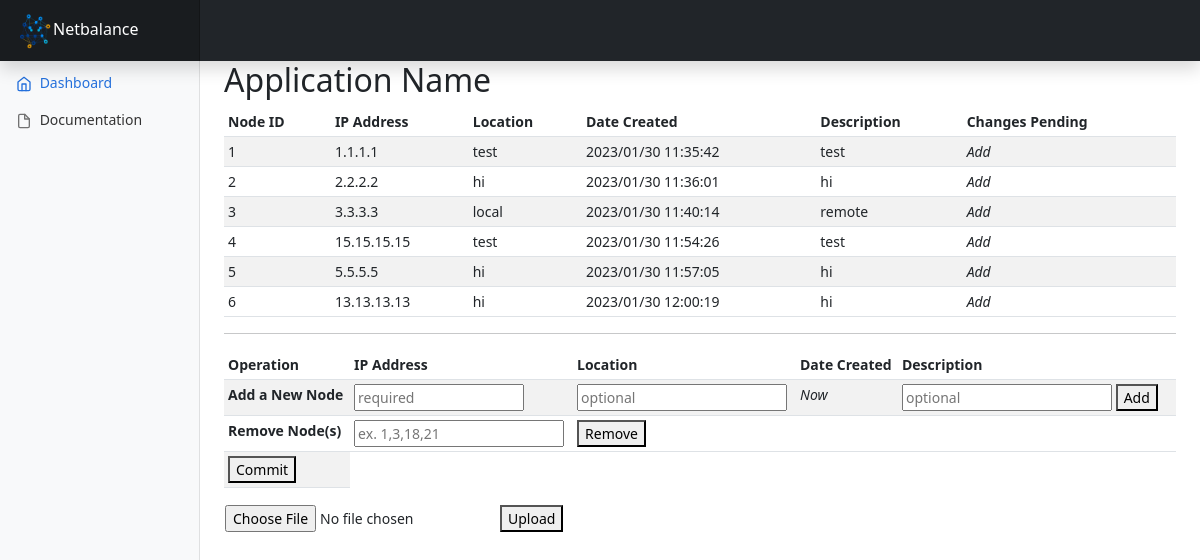
Page /management (signed in) on the earlier database version.
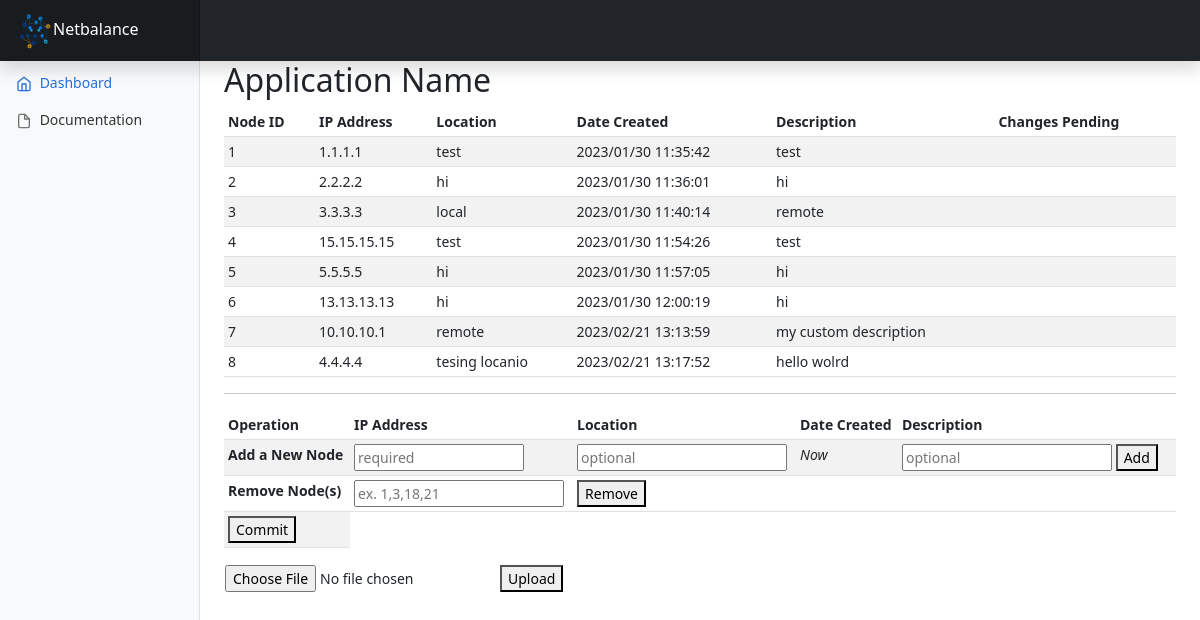
Same page on the later database version.
### netbalanceApp/models.py (models this page shows)
class NewApplication(models.Model):
    app_name = models.CharField(max_length=64)
    location = models.CharField(max_length=128)
    ip = models.CharField(max_length=15)
    date = models.CharField(max_length=8)
    pending_add = models.BooleanField()
    pending_delete = models.BooleanField()
    description = models.CharField(max_length=128)

### netbalanceApp/views.py (the view, shortened to what this page needs)
# urls.py: path('management', views.management, name='management'),
@login_required(login_url='login')
def management(request):
    if 'grafana-post' in request.POST:
        subprocess.call(['curl', '-X', 'POST', '-H', 'Content-Type: application/json', '-d', '{"name":"api_key","role":"Viewer","secondsToLive":3600}', 'http://localhost:3000/api/auth/keys'])
    if 'add' in request.POST:
        location = str(request.POST.get('location'))    #new method
        ip_address = str(request.POST.get('ip')).strip()
        timestamp = datetime.now()
        timestamp = str(timestamp.strftime("%Y/%m/%d %H:%M:%S")).strip()
        description = str(request.POST.get('description'))
        new_node = NewApplication(location=location, ip=ip_address, date=timestamp, pending_add='True', pending_delete='False', description=description)
        new_node.save()
        print(new_node.location, new_node.ip, new_node.date, new_node.pending_add, new_node.pending_delete, new_node.description)  #debugging
        return redirect('management')
    elif request.method == 'GET':
        raw_list = NewApplication.objects.all().values()
        return render(request, 'management.html', {'sql_table': raw_list})
    elif request.method == 'POST' and request.FILES['myfile']:
        uploaded_file = request.FILES['myfile'] #get the file from the request
        fs = FileSystemStorage() #instantiate a file system storage object
        fs.save(uploaded_file.name, uploaded_file) #save the file to the server
        return render(request, 'management.html')

### netbalanceApp/templates/management.html (shortened to what this page needs)
<!DOCTYPE html>
<html lang="en">
	<head>
		<link href="/static/css/bootstrap.min.css" rel="stylesheet" />
		<link href="/static/css/management.css" rel="stylesheet" />
	</head>
	<body>
		<header class="navbar navbar-dark sticky-top bg-dark flex-md-nowrap p-0 shadow">
			<a class="navbar-brand col-md-3 col-lg-2 me-0 px-3 fs-6" href="{% url 'homepage' %}">
			<img src="/static/assets/images/netbalance-180x180.png" width="37" height="37" href="{% url 'homepage' %}" />Netbalance</a>
		</header>
		<div class="container-fluid">
			<div class="row">
				<nav id="sidebarMenu" class="col-md-3 col-lg-2 d-md-block bg-light sidebar collapse">
				<div class="position-sticky pt-3 sidebar-sticky">
					<ul class="nav flex-column">
					<li class="nav-item">
						<a class="nav-link active" aria-current="page" href="#">
						<span data-feather="home" class="align-text-bottom"></span> Dashboard
						</a>
					</li>
					<li class="nav-item">
						<a class="nav-link" href="#">
						<span data-feather="file" class="align-text-bottom"></span> Documentation
						</a>
					</li>
					</ul>
				</div>
				</nav>
				<main class="col-md-9 ms-sm-auto col-lg-10 px-md-4">
					<h2>Application Name</h2>
					<div class="table-responsive">
						<table class="table table-striped table-sm">
							<thead>
								<tr>
									<th scope="col">Node ID</th>
									<th scope="col">IP Address</th>
									<th scope="col">Location</th>
									<th scope="col">Date Created</th>
									<th scope="col">Description</th>
									<th scope="col">Changes Pending</th>
								</tr>
							</thead>
							<tbody>
							{% if not sql_table%}
								<tr>
									<td colspan="6"><i>No nodes added.</i></td>
								</tr>
								{% else %}
								{% for new_entry in sql_table %}
									<tr>
										<td>{{forloop.counter}}</td>
										<td>{{new_entry.ip}}</td>
										<td>{{new_entry.location}}</td>
										<td>{{new_entry.date}}</td>
										<td>{{new_entry.description}}</td>
										{% if new_entry.pending_add %}
											<td><i>Add</i></td>
										{% elif new_entry.pending_delete %}
											<td><i>Delete</i></td>
										{% else %}
											<td></td>
										{% endif %}
									</tr>
									{% endfor %}
								{% endif %}
							</tbody>
						</table>
						<hr>
						<table class="table table-striped table-sm">
							<thead>
								<tr>
									<th scope="col">Operation</th>
									<th scope="col">IP Address</th>
									<th scope="col">Location</th>
									<th scope="col">Date Created</th>
									<th scope="col">Description</th>
									<th scope="col"></th>
								</tr>
							</thead>
							<form method="post" class="management">
								<tr>
									<td><b>Add a New Node</b></td>
									<td>
										<input type="text" minlength="7" maxlength="15" size="15" pattern="^((\d{1,2}|1\d\d|2[0-4]\d|25[0-5])\.){3}(\d{1,2}|1\d\d|2[0-4]\d|25[0-5])$" id="ip" name="ip" placeholder="required" required>
									</td>
									<td>
										<input type="text" id="location" name="location" placeholder="optional">
									</td>
									<td style="text-align: left;"><i>Now</i></td>
									<td>
										<input type="text" id="description" name="description"maxlength="128" placeholder="optional" pattern="[^/><\][\\\x22;|!*-]+" title="(Special characters are NOT permitted)">
										<button type="submit" name="add">Add</button>
									</td>
									<td></td>
								</tr>
							</form>
						<form method="post" class="management">
							<tr>
								<td><b>Remove Node(s)</b></td>
								<td>
									<input type="text" id="node_id" name="node_id" minlength="1" placeholder="ex. 1,3,18,21" required></input>
								</td>
								<td>
									<button type="submit" name="remove">Remove</button>
								</td>
								<td></td>
								<td></td>
								<td></td>
							</tr>
						</form>
						<form method="post" class="management">
							<tr>
								<td>
									<button type="submit" name="commit" onclick="return confirm('Commit all pending changes?')">Commit</button>
								</td>
							</tr>
						</form>
						<form method="post" enctype="multipart/form-data" class="management">
							<table>
								<tr>
									<td>
										<input type="file" name="myfile">
									</td>
									<td>
										<button type="submit">Upload</button>
									</td>
								</tr>
							</table>
						</form>
					</div>
				</main>
			</div>
		</div>
	</body>
</html>

### netbalanceApp/static/css/management.css (style rules this page uses)
body { font-size: .875rem; }
.feather { width: 16px; height: 16px; }
.sidebar { position: fixed; top: 0; bottom: 0; left: 0; z-index: 100; padding: 48px 0 0; box-shadow: inset -1px 0 0 rgba(0, 0, 0, .1); }
.sidebar-sticky { height: calc(100vh - 48px); overflow-x: hidden; overflow-y: auto; }
.sidebar .nav-link { font-weight: 500; color: #333; }
.sidebar .nav-link .feather { margin-right: 4px; color: #727272; }
.sidebar .nav-link.active { color: #2470dc; }
.sidebar .nav-link:hover .feather, .sidebar .nav-link.active .feather { color: inherit; }
.navbar-brand { padding-top: .75rem; padding-bottom: .75rem; background-color: rgba(0, 0, 0, .25); box-shadow: inset -1px 0 0 rgba(0, 0, 0, .25); }

Differences in the rows shown:
changed NewApplication (number 1 of 8 on the later page): no longer shows "Add"
changed NewApplication (number 2 of 8 on the later page): no longer shows "Add"
changed NewApplication "local": no longer shows "Add"
changed NewApplication (number 4 of 8 on the later page): no longer shows "Add"
changed NewApplication (number 5 of 8 on the later page): no longer shows "Add"
changed NewApplication (number 6 of 8 on the later page): no longer shows "Add"
added NewApplication: ip "10.10.10.1", location "remote", date "2023/02/21 13:13:59", description "my custom description", pending_add False (drawn)
added NewApplication: ip "4.4.4.4", location "tesing locanio", date "2023/02/21 13:17:52", description "hello wolrd", pending_add False (drawn)
